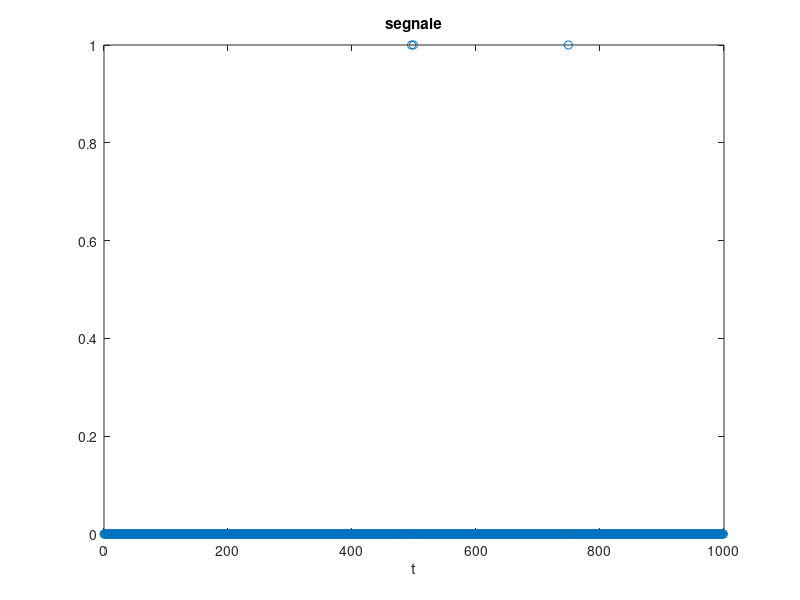

Write the MATLAB code that produced this figure. (Note: this script raises an error after producing the figure.)
SamplingRate=1e6;
fc=2.44e9;
idTX='sn:1044735411960009090038004f371e8d27';
Nsimboli=1000;
symbols=zeros(Nsimboli,1);
symbols(500)=1;
symbols(497)=1;
symbols(750)=1;
%symbols = randi([0, 1], 1000, 1);
sig=pammod(symbols, 2);
sig=(sig+1)/2;
figure(1)
sig=complex(sig);
t=[0:1:length(sig)-1];
plot(t,sig,'o')
title('segnale')
xlabel('t')



% sig= pammod(symbols, 2)*(1+i);
% Design del filtro a coseno rialzato
beta= 0.5; % Fattore di roll-off del filtro
span = 6; % Lunghezza in simboli del filtro
sps = 8;  % Campionamenti per simbolo (oversampling factor)

txfilter=comm.RaisedCosineTransmitFilter(...
  Shape='Square root', ...
  RolloffFactor=beta, ...
  FilterSpanInSymbols=span, ...
  OutputSamplesPerSymbol=sps)
% gain = 1 è di default


% %normalizzazione per avere a 1 il massimo del filtro 
% b = coeffs(txfilter);
% txfilter.Gain = 1/max(b.Numerator);

% disegno filtro
figure(2);
impz(txfilter.coeffs.Numerator);
%il filtro è visto come una funzione e i punti servono per 
% accedere ai vari campi di essa 

%applico filtro
tx_signal=txfilter([zeros(Nsimboli/2,1);sig;zeros(Nsimboli/2,1)]);
%correzione delay tx
tx_signal= tx_signal((span*sps)+1:end);

t3=[0:1:length(tx_signal)-1];
figure(3)
plot(t3,tx_signal);
axis("normal");


% Fs = 100000;           % Frequenza di campionamento (Hz)
% T_symbol = 1/Fs;      % Tempo di simbolo
% rolloff_factor = 0.25; % Fattore di roll-off del filtro
% 
% % Design del filtro a coseno rialzato
% span = 9; % Lunghezza in simboli del filtro
% sps = 8;  % Campionamenti per simbolo (oversampling factor)
% rcosine_filter = rcosdesign(rolloff_factor, span, sps,'sqrt');
% figure(2)
% plot(rcosine_filter,'.')
% title('filtro tx')
% 
% % Generazione di un segnale di esempio
% tx_signal = upfirdn(sig, rcosine_filter, sps);
t3=[0:1:length(tx_signal)-1];
figure(3)
plot(t3,tx_signal);
title('segnale tx filtrato');
xlabel('t');


% rcosine_filter = rcosdesign(rolloff_factor, span, sps,'sqrt');
% rx_signal = upfirdn(tx_signal, rcosine_filter,1,8);
% t4=[0:1:length(rx_signal)-1];
% figure(4)
% plot(t4,rx_signal)
% title('segnale rx filtrato');
% xlabel('t')

txNorm=complex(tx_signal/max(abs(tx_signal)));
txPluto = sdrtx('Pluto',...
       'RadioID',idTX,...
       'CenterFrequency',fc,...
       'Gain',-3, ... %must be between -89 and 0
       'BasebandSampleRate',SamplingRate);

transmitRepeat(txPluto,txNorm);
%100k simb per secondo
